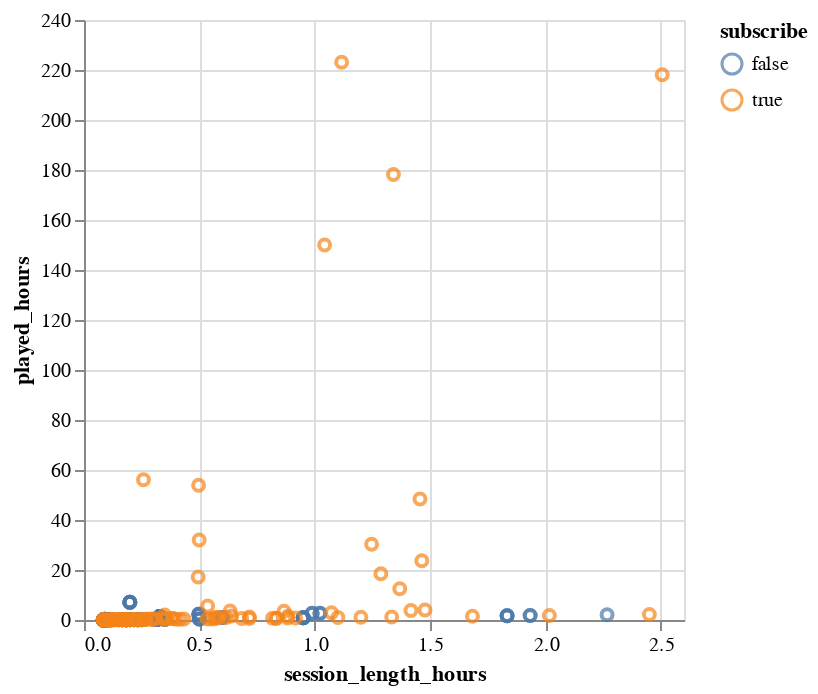

Notebook source saved alongside this figure:
### Code cell
players_sessions_plot_2

### Figure 1 — Vega specification as saved in the notebook (floating-point values rounded to 4 significant figures; data arrays with more than 128 entries replaced by an {"elided": "..."} marker saying what was removed)
{"$schema": "https://vega.github.io/schema/vega/v5.json", "data": [{"name": "source_0", "values": {"elided": "186 records"}}, {"name": "source_0_x_domain_session_length_hours", "values": [{"min": 0.08333, "max": 2.506}]}, {"name": "source_0_y_domain_played_hours", "values": [{"min": 0.0, "max": 223.1}]}, {"name": "source_0_color_domain_subscribe", "values": [{"subscribe": false}, {"subscribe": true}]}], "marks": [{"type": "symbol", "name": "marks", "from": {"data": "source_0"}, "encode": {"update": {"x": {"field": "session_length_hours", "scale": "x"}, "y": {"field": "played_hours", "scale": "y"}, "stroke": {"field": "subscribe", "scale": "color"}, "opacity": {"value": 0.7}, "fill": {"value": "transparent"}}}, "style": ["point"]}], "scales": [{"name": "x", "type": "linear", "domain": [{"signal": "(data(\"source_0_x_domain_session_length_hours\")[0] || {}).min"}, {"signal": "(data(\"source_0_x_domain_session_length_hours\")[0] || {}).max"}], "range": [0, {"signal": "width"}], "nice": true, "zero": true}, {"name": "y", "type": "linear", "domain": [{"signal": "(data(\"source_0_y_domain_played_hours\")[0] || {}).min"}, {"signal": "(data(\"source_0_y_domain_played_hours\")[0] || {}).max"}], "range": [{"signal": "height"}, 0], "nice": true, "zero": true}, {"name": "color", "type": "ordinal", "domain": {"data": "source_0_color_domain_subscribe", "field": "subscribe", "sort": true}, "range": "category"}], "axes": [{"scale": "x", "ticks": false, "domain": false, "aria": false, "maxExtent": 0, "zindex": 0, "tickCount": {"signal": "ceil(width/40)"}, "minExtent": 0, "labels": false, "grid": true, "gridScale": "y", "orient": "bottom"}, {"scale": "y", "aria": false, "grid": true, "labels": false, "maxExtent": 0, "minExtent": 0, "zindex": 0, "tickCount": {"signal": "ceil(height/40)"}, "gridScale": "x", "domain": false, "orient": "left", "ticks": false}, {"scale": "x", "grid": false, "title": "session_length_hours", "orient": "bottom", "labelOverlap": true, "labelFlush": true, "tickCount": {"signal": "ceil(width/40)"}, "zindex": 0}, {"scale": "y", "orient": "left", "zindex": 0, "title": "played_hours", "grid": false, "tickCount": {"signal": "ceil(height/40)"}, "labelOverlap": true}], "height": 300, "background": "white", "padding": 5, "style": "cell", "width": 300, "legends": [{"stroke": "color", "symbolType": "circle", "title": "subscribe", "encode": {"symbols": {"update": {"fill": {"value": "transparent"}, "opacity": {"value": 0.7}}}}}]}
